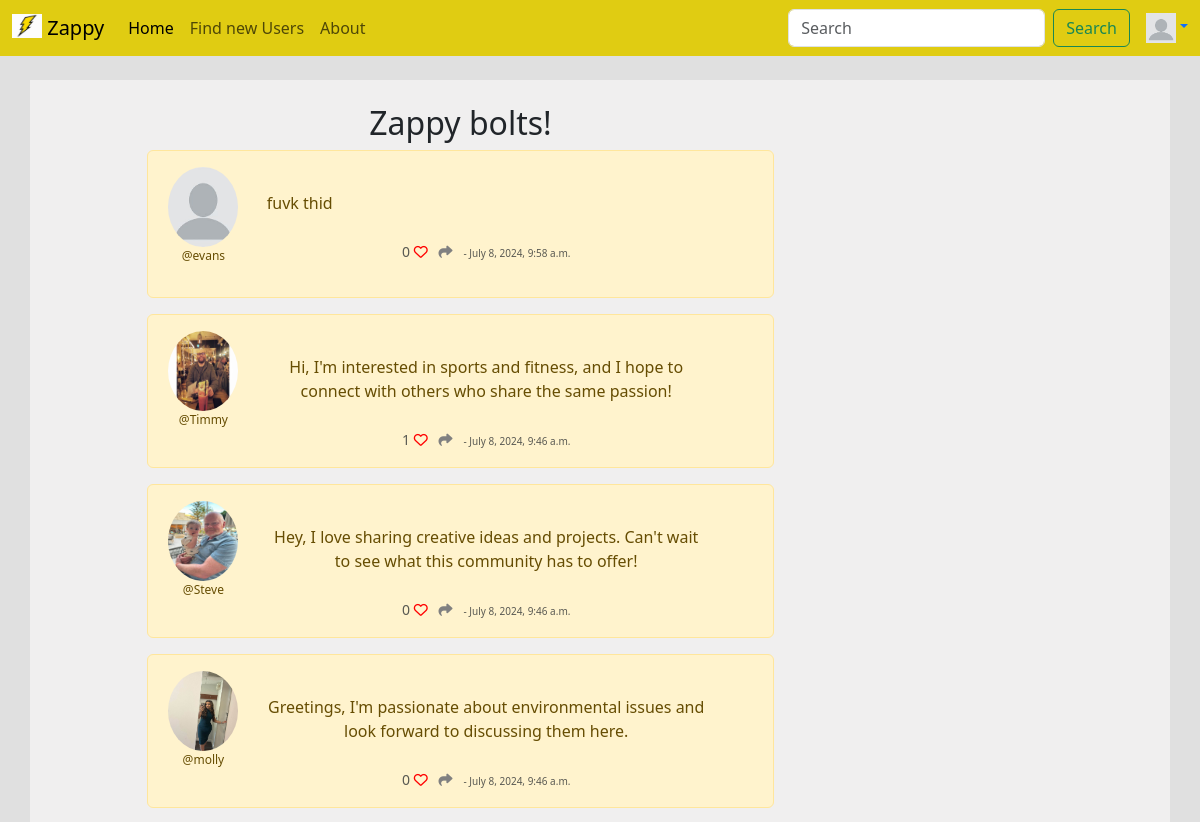
Before: / (upper part) with the older database file.
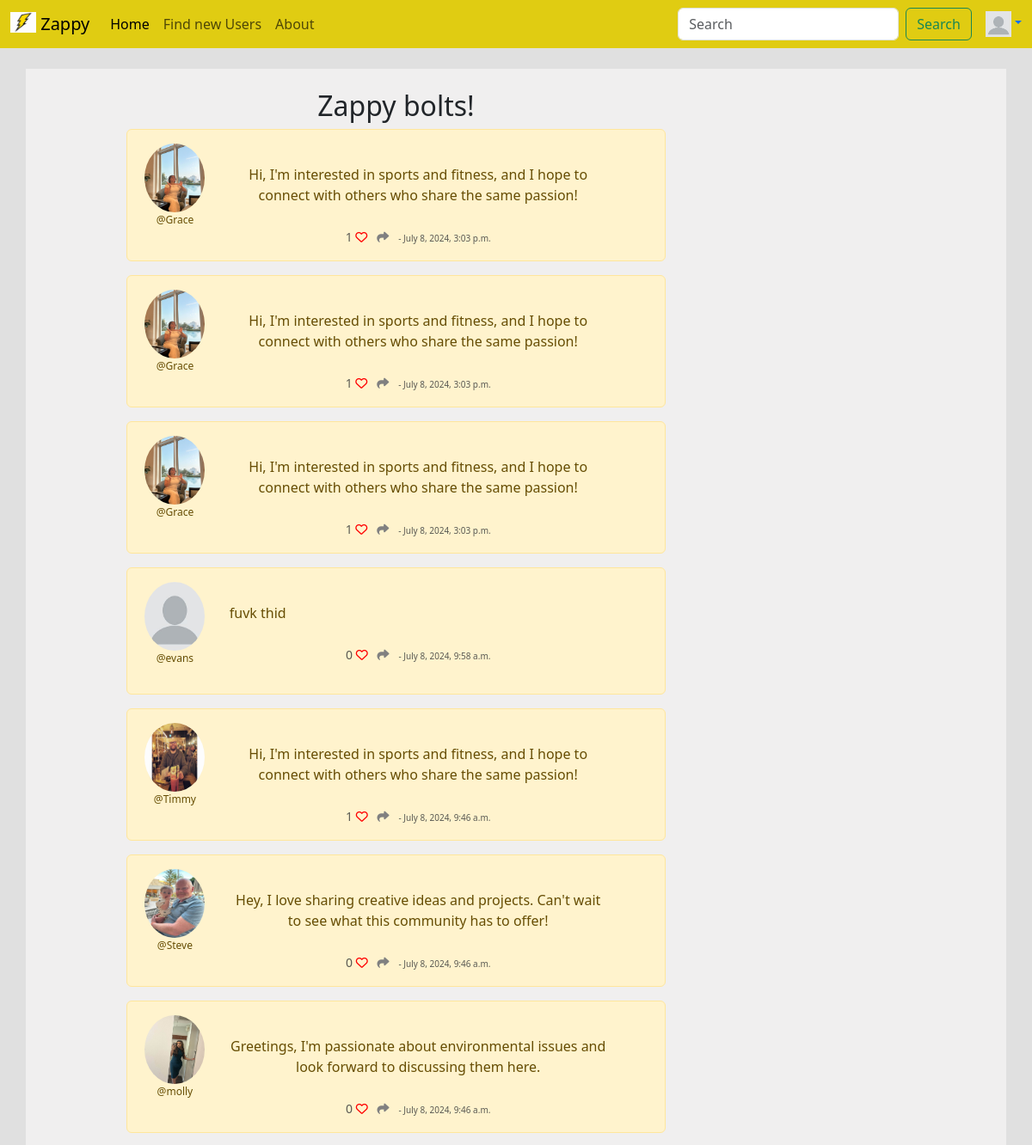
After: the same page with the newer database file.
### Tclone/models.py (models this page shows, shortened)
class Bolt(models.Model):
    user = models.ForeignKey(
        User, related_name='bolts',
        on_delete=models.DO_NOTHING
        )
    body = models.CharField(max_length=250)
    created_at = models.DateTimeField(auto_now_add=True)
    likes = models.ManyToManyField(User, related_name="BoltLikes")
    def get_number_likes(self):
        return self.likes.count()

class Profile(models.Model):
    user = models.OneToOneField(User, on_delete=models.CASCADE)
    follows = models.ManyToManyField("self", related_name="followed_by", symmetrical=False, blank=True)
    profile_image= models.ImageField(null=True,blank=True,upload_to="images/")
    profile_bio = models.CharField(null=True, blank=True, max_length=500)
    data_modified = models.DateTimeField(User, auto_now=True)

### Tclone/views.py (the view, shortened to what this page needs)
# urls.py: path('', views.home, name="home"),
def home(request):
    context_dict = {}
    context_dict['bolts'] = Bolt.objects.all().order_by("-created_at")
    return render(request, 'home.html', context=context_dict)

### Tclone/templates/home.html (shortened to what this page needs)
{% extends 'base.html' %}
{% load static %}
{% block content %}
    <div class="container text-center">
        <div class="row">
            <div class="col-1"></div>
                <div class="col-7">
                    <br/>
                    <h2> Zappy bolts! </h2>
                    {%for bolt in bolts %}
                        <div class="alert alert-warning container" role="alert">
                            <div class="row">
                                <div class="col-2 d-flex flex-column align-items-center">
                                    {% if bolt.user.profile.profile_image %}
                                        <img src="{{ bolt.user.profile.profile_image.url }}" class="img-fluid rounded-circle" style="width: 70px; height: 80px;">
                                    {% else %}
                                        <img src="{% static 'images/blankprofile.jpg' %}" class="img-fluid rounded-circle" style="width: 70px; height: 80px;">
                                    {% endif %}
                                        <p style="font-size: 12px;">@{{bolt.user}}</p>
                                </div>
                                <div class="text-right col-9">
                                    <br/>
                                    <div style="display: flex; align-items: center;">
                                        <span>{{bolt.body}}</span>
                                    </div>
                                    <br/>
                                    <small class="text-muted text-left">
                                        {{bolt.get_number_likes}}
                                        {% if user in bolt.likes.all %}
                                            <a href="{% url 'bolt_like' bolt.id %}">
                                            <i class="fa-solid fa-heart" style="color:red"></i></a>
                                        {% else %}
                                            <a href="{% url 'bolt_like' bolt.id %}">
                                            <i class="fa fa-heart-o" style="color:red"></i></a>
                                        {% endif %}
                                        <a href="{% url 'bolt_share' bolt.id %}"><i class="fa-solid fa-share" style="color:grey" ></i></a>
                                        <span style="font-size: 10px;">- {{bolt.created_at}}</span>
                                    </small>
                                </div>
                            </div>
                        </div>
                {% endfor %}
            </div>
        </div>
    </div>
{% endblock %}

### Tclone/templates/base.html (shortened to what this page needs)
<!doctype html>
<html lang="en">
  <head>
    <link href="https://cdn.jsdelivr.net/npm/bootstrap@5.3.3/dist/css/bootstrap.min.css" rel="stylesheet">
  </head>
  <body style="background-color:#e0e0e0;">
    {% include 'navbar.html'%}
    <br/>
    <div class="container" style="background-color:#f0efef;" >
        {% block content %}
        {% endblock %}
    </div>
  </body>
</html>

### Tclone/templates/navbar.html (shortened to what this page needs)
{% load static %}
<nav class="navbar navbar-expand-lg navbar-light" style="background-color: #e0cc12;">
    <div class="container-fluid">
      <a class="navbar-brand" href="/"><img src="{% static 'images/logo.jpg' %}" alt="Logo" width="30" height="24" class="d-inline-block align-text-top">
        Zappy</a>
      <div class="collapse navbar-collapse" id="navbarSupportedContent">
        <ul class="navbar-nav me-auto mb-2 mb-lg-0">
          <li class="nav-item">
            <a class="nav-link active" aria-current="page" href="/">Home</a>
          </li>
          <li class="nav-item">
            <a class="nav-link" href="{% url 'profile_list' %}">Find new Users</a>
          </li>
          <li class="nav-item">
            <a class="nav-link" href="{% url 'about' %}">About</a>
          </li>
        </ul>
        <form class="d-flex me-3" role="search" action="{% url 'search' %}" method="get">
          <input class="form-control me-2" type="search" placeholder="Search" aria-label="Search" name="search_query">
          <button class="btn btn-outline-success"  type="submit">Search</button>
        </form>
        {% if user.is_authenticated %}
          {% if user.profile.profile_image %}
            <a class="dropdown-toggle" role="button" data-bs-toggle="dropdown" aria-expanded="false"> <img src="{{ user.profile.profile_image.url }}" alt="" width="30" height="30"></a>
          {% else %}
            <a class="dropdown-toggle" role="button" data-bs-toggle="dropdown" aria-expanded="false"> <img src="{% static 'images/blankprofile.jpg' %}" alt="" width="30" height="30"></a>
          {% endif %}
              <ul class="dropdown-menu dropdown-menu-end">
                <li><a class="dropdown-item" href="{% url 'profile' request.user.id %}">Profile</a></li>
                <li><a class="dropdown-item" href="{% url 'logout' %}" id="logout-button">logout</a></li>
                <li><hr class="dropdown-divider"></li>
                <li><a class="dropdown-item" href="{% url 'profile_settings' %}">Settings</a></li>
              </ul>
        {% else %}
          <a class="dropdown-toggle" role="button" data-bs-toggle="dropdown" aria-expanded="false"> <img src="{% static 'images/blankprofile.jpg' %}" alt="" width="30" height="30"></a>
        {% endif %}
      </div>
    </div>
  </nav>

Changed rows visible on the page:
added Bolt: user.profile.profile_image (picture), user "Grace", body "Hi, I'm interested in sports and fitness, and I hope to connect with others who share the same passion!", get_number_likes "1", created_at "July 8, 2024, 3:03 p.m."
added Bolt: user.profile.profile_image (picture), user "Grace", body "Hi, I'm interested in sports and fitness, and I hope to connect with others who share the same passion!", get_number_likes "1", created_at "July 8, 2024, 3:03 p.m."
added Bolt: user.profile.profile_image (picture), user "Grace", body "Hi, I'm interested in sports and fitness, and I hope to connect with others who share the same passion!", get_number_likes "1", created_at "July 8, 2024, 3:03 p.m."
